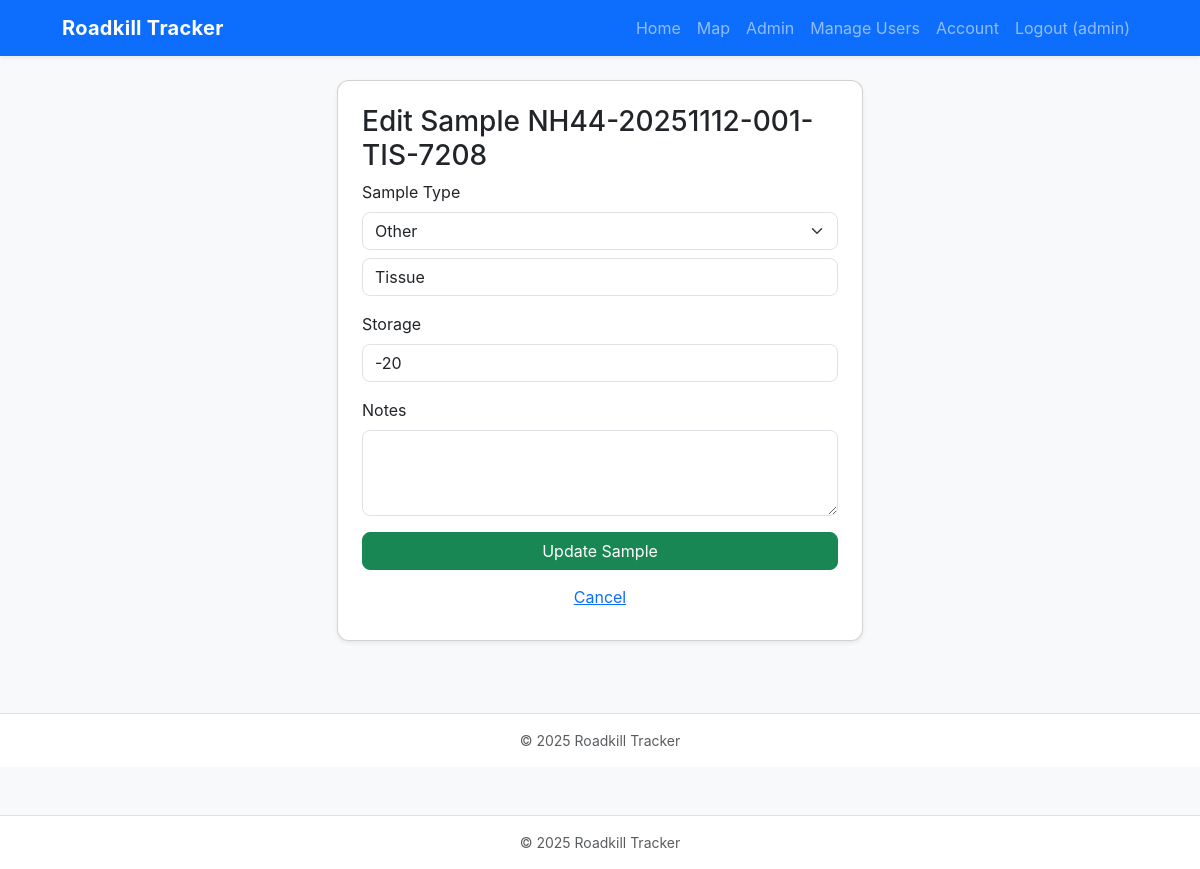
The app's page /sample/1/edit (signed in), older data.
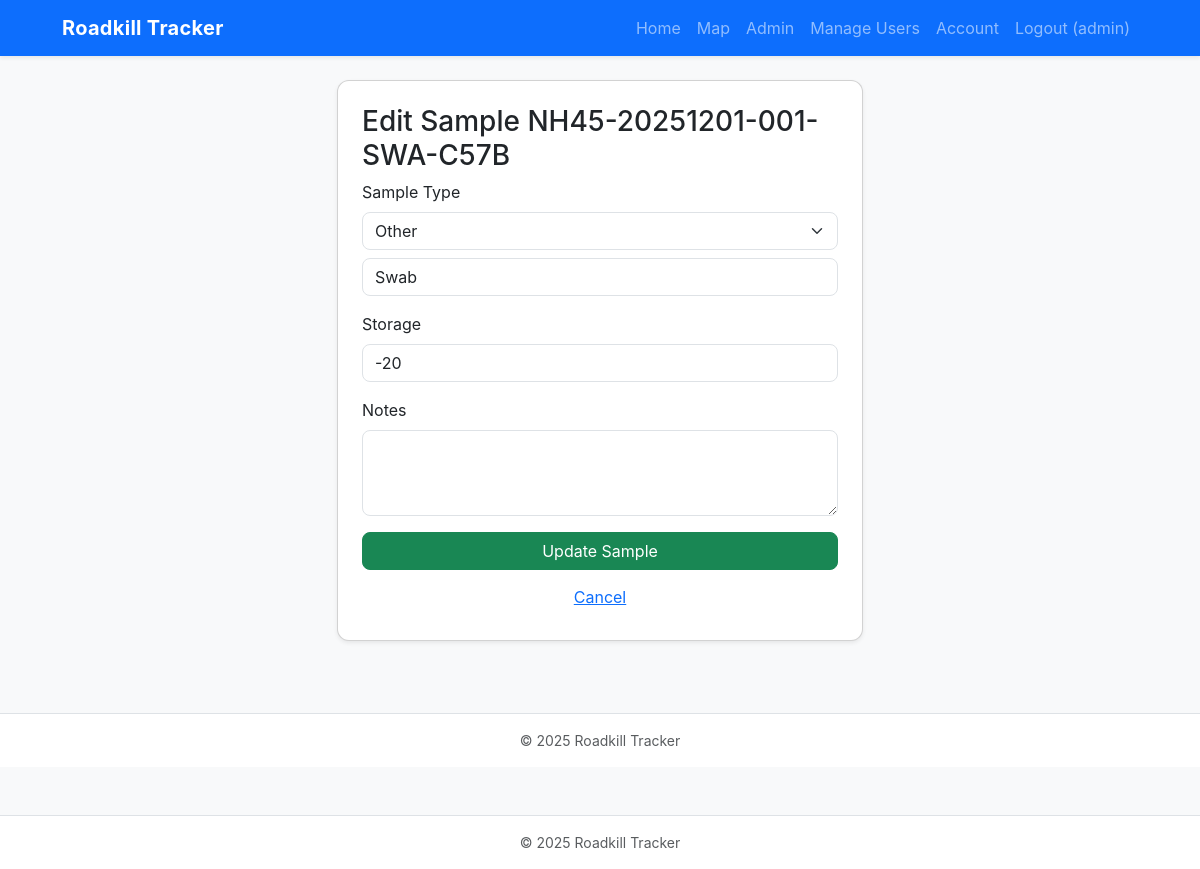
The same page, newer data.
### app.py (models this page shows)
class User(db.Model, UserMixin):
    id = db.Column(db.Integer, primary_key=True)
    username = db.Column(db.String(80), unique=True, nullable=False)
    pw_hash = db.Column(db.String(200), nullable=False)
    full_name = db.Column(db.String(120))
    email = db.Column(db.String(120))
    role = db.Column(db.String(50), default='collector')
    is_approved = db.Column(db.Boolean, default=False)

class Sample(db.Model):
    id = db.Column(db.Integer, primary_key=True)
    carcass_id = db.Column(db.Integer, db.ForeignKey('carcass.id'))
    uuid = db.Column(db.String(36), nullable=False, unique=True)
    label = db.Column(db.String(120), nullable=False, unique=True)
    sample_type = db.Column(db.String(60))
    collected_by = db.Column(db.String(120))
    collected_at = db.Column(db.DateTime, default=ist_now)
    storage = db.Column(db.String(120))
    notes = db.Column(db.Text)
    qr_path = db.Column(db.String(300))

### app.py (the view, shortened to what this page needs)
    @app.route('/sample/<int:sample_id>/edit', methods=['GET', 'POST'])
    @login_required
    def edit_sample(sample_id):
        if not is_admin():
            flash("Admin access required.")
            return redirect(url_for('view_sample', sample_id=sample_id))
        s = Sample.query.get_or_404(sample_id)
        return render_template('edit_sample.html', s=s)

### app.py (called while the page is built)
@login_manager.user_loader
def load_user(user_id):
    try:
        return User.query.get(int(user_id))
    except Exception:
        return None

def is_admin():
    return current_user.is_authenticated and getattr(current_user, 'role', None) == "admin"

### templates/edit_sample.html (shortened to what this page needs)
{% extends "base.html" %}
{% block content %}
<div class="row justify-content-center">
  <div class="col-lg-6">
    <div class="card shadow-sm p-4">
      <h3>Edit Sample {{ s.label }}</h3>
      <form method="POST">
        <div class="mb-3">
          <label class="form-label">Sample Type</label>
          <select name="sample_type_select" id="sampleTypeSelect" class="form-select" onchange="checkSampleTypeOther()" required>
            {% for opt in ['Nasal Swab', 'Oral Swab', 'Rectal Swab', 'Brain Swab', 'Brain Tissue', 'Lung Tissue', 'Liver Tissue', 'Urinary Bladder Swab', 'Urinary Bladder Tissue', 'Other'] %}
              <option value="{{ opt }}">{{ opt }}</option>
            {% endfor %}
          </select>
          <div id="sampleTypeCustomDiv" class="mt-2" style="display:none;">
            <input name="sample_type_custom" id="sampleTypeCustomInput" class="form-control" placeholder="Specify sample type...">
          </div>
        </div>
        <div class="mb-3">
          <label class="form-label">Storage</label>
          <input name="storage" class="form-control" value="{{ s.storage }}">
        </div>
        <div class="mb-3">
          <label class="form-label">Notes</label>
          <textarea name="notes" class="form-control" rows="3">{{ s.notes }}</textarea>
        </div>
        <button class="btn btn-success w-100">Update Sample</button>
        <a href="{{ url_for('view_sample', sample_id=s.id) }}" class="btn btn-link w-100 mt-2">Cancel</a>
      </form>
    </div>
  </div>
</div>
{% endblock %}

### templates/base.html (shortened to what this page needs)
<!doctype html>
<html lang="en">
<head>
  <link href="https://cdn.jsdelivr.net/npm/bootstrap@5.3.3/dist/css/bootstrap.min.css" rel="stylesheet">
  <link href="https://cdnjs.cloudflare.com/ajax/libs/font-awesome/6.5.0/css/all.min.css" rel="stylesheet">
  <link rel="stylesheet" href="{{ url_for('static', filename='app.css') }}">
</head>
<body class="bg-light">
<nav class="navbar navbar-expand-lg navbar-dark bg-primary shadow-sm">
  <div class="container-lg">
    <a class="navbar-brand fw-bold" href="{{ url_for('index') }}">Roadkill Tracker</a>
    <div class="collapse navbar-collapse" id="navMenu">
      <ul class="navbar-nav ms-auto mb-2 mb-lg-0">
        <li class="nav-item"><a class="nav-link" href="{{ url_for('index') }}">Home</a></li>
        <li class="nav-item"><a class="nav-link" href="{{ url_for('map_view') }}">Map</a></li>
        {% if current_user.is_authenticated %}
          {% if current_user.role == 'admin' %}
            <li class="nav-item"><a class="nav-link" href="{{ url_for('admin_dashboard') }}">Admin</a></li>
            <li class="nav-item"><a class="nav-link" href="{{ url_for('manage_users') }}">Manage Users</a></li>
          {% endif %}
          <li class="nav-item"><a class="nav-link" href="{{ url_for('change_password') }}">Account</a></li>
          <li class="nav-item"><a class="nav-link" href="{{ url_for('logout') }}">Logout ({{ current_user.username }})</a></li>
        {% else %}
          <li class="nav-item"><a class="nav-link" href="{{ url_for('login') }}">Login</a></li>
        {% endif %}
      </ul>
    </div>
  </div>
</nav>
<div class="container-lg py-4">
  {% block content %}{% endblock %}
</div>
<footer class="bg-white border-top py-3 mt-5">
  <div class="container-lg text-center small text-muted">
    © {{ datetime.utcnow().year }} Roadkill Tracker
  </div>
</footer>
</body>
</html>
<footer class="bg-white border-top py-3 mt-5">
  <div class="container-lg text-center small text-muted">
    © {{ datetime.utcnow().year }} Roadkill Tracker
  </div>
</footer>
</body>
</html>

### static/app.css (style rules this page uses)
:root { --brand:#0d6efd; }
body { font-family: Inter, system-ui, -apple-system, 'Segoe UI', Roboto, 'Helvetica Neue', Arial; }
.navbar-brand { letter-spacing:0.3px }
.card { border-radius:12px }
.btn { border-radius:8px }
.form-control, .form-select { border-radius:8px }
.container-lg { max-width:1100px }

Row changes from the older to the newer data that the page shows:
changed Sample: label "NH44-20251112-001-TIS-7208" → "NH45-20251201-001-SWA-C57B"
Text that changed along with them:
form field sample_type_custom: "Tissue" → "Swab"
